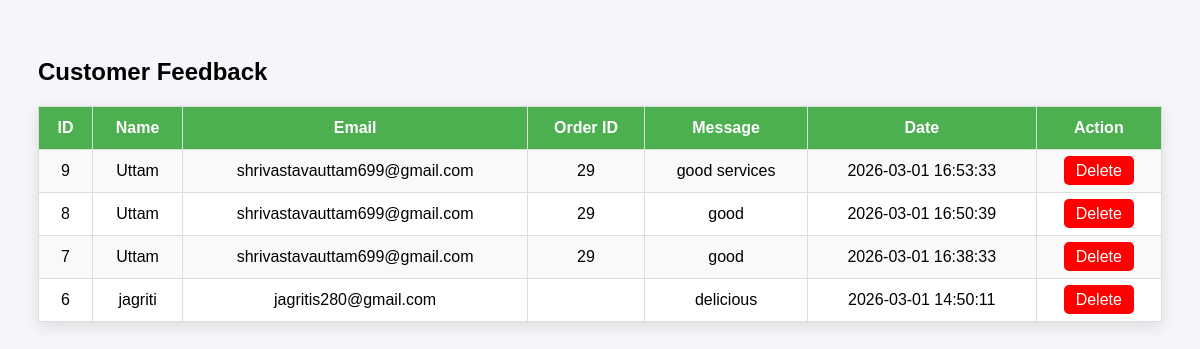
Page /admin_feedback.php on the committed database.
### tables this page shows
CREATE TABLE `feedback` (
  `id` int(11) NOT NULL,
  `name` varchar(100) DEFAULT NULL,
  `email` varchar(100) DEFAULT NULL,
  `rating` varchar(20) DEFAULT NULL,
  `message` text DEFAULT NULL,
  `created_at` timestamp NOT NULL DEFAULT current_timestamp(),
  `order_id` int(11) DEFAULT NULL
);

### admin_feedback.php (the view, shortened to what this page needs)
<?php
$conn = new mysqli("localhost", "root", "", "restaurant_db");
$result = $conn->query("SELECT * FROM feedback ORDER BY id DESC");
?>
<!DOCTYPE html>
<html>
<head>
</head>
<body>
<h2>Customer Feedback</h2>
<table>
<tr>
<th>ID</th>
<th>Name</th>
<th>Email</th>
<th>Order ID</th>
<th>Message</th>
<th>Date</th>
<th>Action</th>
</tr>
<?php while($row = $result->fetch_assoc()): ?>
<tr>
<td><?= $row['id']; ?></td>
<td><?= $row['name']; ?></td>
<td><?= $row['email']; ?></td>
<td><?= $row['order_id']; ?></td>
<td><?= $row['message']; ?></td>
<td><?= $row['created_at'] ?? '—'; ?></td>
<td>
<a class="delete"
   href="?delete=<?= $row['id']; ?>"
   onclick="return confirm('Delete this feedback?')">
Delete
</a>
</td>
</tr>
<?php endwhile; ?>
</table>
</body>
</html>

### admin_feedback.php (style rules this page uses)
body { font-family: Arial; background:#f4f6f9; padding:30px; }
h2 { margin-bottom:20px; }
table { width:100%; border-collapse:collapse; background:white; box-shadow:0 5px 15px rgba(0,0,0,0.1); }
th,td { padding:12px; text-align:center; border:1px solid #ddd; }
th { background:#4CAF50; color:white; }
tr:nth-child(even) { background:#f9f9f9; }
.delete { background:red; color:white; padding:6px 12px; text-decoration:none; border-radius:5px; }

### rows in the picture
feedback: id "9", name "Uttam", email "shrivastavauttam699@gmail.com", order "29", message "good services", created_at "2026-03-01 16:53:33"
feedback: id "8", name "Uttam", email "shrivastavauttam699@gmail.com", order "29", message "good", created_at "2026-03-01 16:50:39"
feedback: id "7", name "Uttam", email "shrivastavauttam699@gmail.com", order "29", message "good", created_at "2026-03-01 16:38:33"
feedback: id "6", name "jagriti", email "jagritis280@gmail.com", message "delicious", created_at "2026-03-01 14:50:11"
